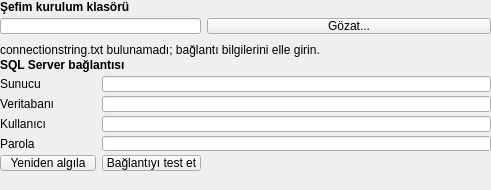
<?xml version="1.0" encoding="UTF-8"?>
<ui version="4.0">
 <class>SefimPage</class>
 <widget class="QWidget" name="SefimPage">
  <property name="geometry">
   <rect>
    <x>0</x>
    <y>0</y>
    <width>491</width>
    <height>190</height>
   </rect>
  </property>
  <property name="minimumSize">
   <size>
    <width>491</width>
    <height>190</height>
   </size>
  </property>
  <layout class="QGridLayout" name="gridLayout">
   <property name="leftMargin"><number>0</number></property>
   <property name="topMargin"><number>0</number></property>
   <property name="rightMargin"><number>0</number></property>
   <property name="bottomMargin"><number>0</number></property>
   <property name="horizontalSpacing"><number>6</number></property>
   <property name="verticalSpacing"><number>4</number></property>
   <item row="0" column="0" colspan="3">
    <widget class="QLabel" name="sefimDirLabel">
     <property name="font">
      <font><weight>75</weight><bold>true</bold></font>
     </property>
     <property name="text"><string>Şefim kurulum klasörü</string></property>
    </widget>
   </item>
   <item row="1" column="0" colspan="2">
    <widget class="QLineEdit" name="sefimDirEdit"/>
   </item>
   <item row="1" column="2">
    <widget class="QPushButton" name="sefimDirBrowse">
     <property name="text"><string>Gözat...</string></property>
    </widget>
   </item>
   <item row="2" column="0" colspan="3">
    <widget class="QLabel" name="sefimStateLabel">
     <property name="minimumSize">
      <size>
       <width>0</width>
       <height>24</height>
      </size>
     </property>
     <property name="text"><string>connectionstring.txt bulunamadı; bağlantı bilgilerini elle girin.</string></property>
     <property name="wordWrap"><bool>true</bool></property>
    </widget>
   </item>
   <item row="3" column="0" colspan="3">
    <widget class="QLabel" name="sqlLabel">
     <property name="font">
      <font><weight>75</weight><bold>true</bold></font>
     </property>
     <property name="text"><string>SQL Server bağlantısı</string></property>
    </widget>
   </item>
   <item row="4" column="0">
    <widget class="QLabel" name="serverLabel">
     <property name="minimumSize"><size><width>96</width><height>0</height></size></property>
     <property name="text"><string>Sunucu</string></property>
    </widget>
   </item>
   <item row="4" column="1" colspan="2">
    <widget class="QLineEdit" name="serverEdit"/>
   </item>
   <item row="5" column="0">
    <widget class="QLabel" name="databaseLabel">
     <property name="text"><string>Veritabanı</string></property>
    </widget>
   </item>
   <item row="5" column="1" colspan="2">
    <widget class="QLineEdit" name="databaseEdit"/>
   </item>
   <item row="6" column="0">
    <widget class="QLabel" name="userLabel">
     <property name="text"><string>Kullanıcı</string></property>
    </widget>
   </item>
   <item row="6" column="1" colspan="2">
    <widget class="QLineEdit" name="userEdit"/>
   </item>
   <item row="7" column="0">
    <widget class="QLabel" name="passwordLabel">
     <property name="text"><string>Parola</string></property>
    </widget>
   </item>
   <item row="7" column="1" colspan="2">
    <widget class="QLineEdit" name="passwordEdit">
     <property name="echoMode"><enum>QLineEdit::Password</enum></property>
    </widget>
   </item>
   <item row="8" column="0">
    <widget class="QPushButton" name="detectButton">
     <property name="text"><string>Yeniden algıla</string></property>
    </widget>
   </item>
   <item row="8" column="1">
    <widget class="QPushButton" name="testButton">
     <property name="text"><string>Bağlantıyı test et</string></property>
    </widget>
   </item>
   <item row="8" column="2">
    <spacer name="horizontalSpacer">
     <property name="orientation"><enum>Qt::Horizontal</enum></property>
     <property name="sizeHint" stdset="0">
      <size><width>20</width><height>20</height></size>
     </property>
    </spacer>
   </item>
   <item row="9" column="0" colspan="3">
    <widget class="QLabel" name="testStateLabel">
     <property name="minimumSize">
      <size>
       <width>0</width>
       <height>30</height>
      </size>
     </property>
     <property name="text"><string></string></property>
     <property name="wordWrap"><bool>true</bool></property>
    </widget>
   </item>
  </layout>
 </widget>
 <resources/>
 <connections/>
</ui>
